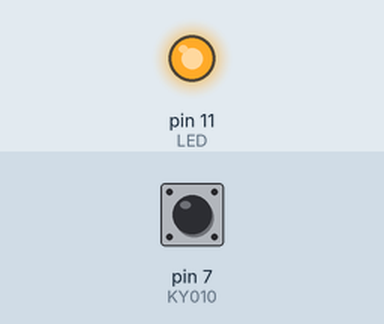
Bench run of a program on a simulated Raspberry Pi (header pin numbers). Parts: output pins drawn as LEDs (lit = HIGH). The test bench sets the inputs (shaded band); at power-on: pin 7 (KY010) HIGH. What the program prints to the terminal is not drawn.

Above: at 1.2 s.
1.3 s: pin 7 (KY010) pulled LOW for 0.15 s
At 2.1 s:
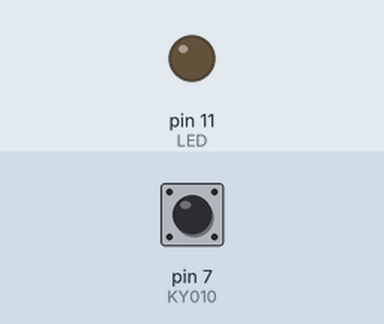
2.9 s: pin 7 (KY010) pulled LOW for 3.2 s
At 3.8 s:
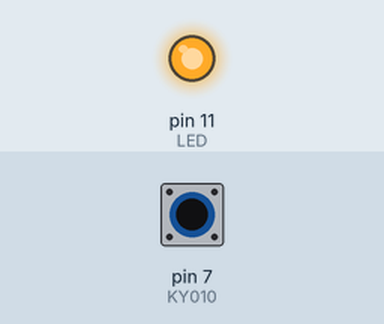
Timing chart, 0 to 7.6 s (numbered marks = the images above; inputs shaded):
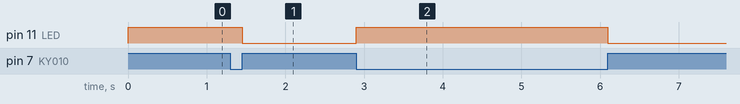

Measured:
- after the input at 1.3 s, pin 11 (LED): HIGH → LOW after 0.15 s
- after the input at 2.9 s, pin 11 (LED): LOW → HIGH at once, → LOW 3.2 s later

The program:

12_ky010_photointerruptor.py
```python
import RPi.GPIO as GPIO
import time


KY010 = 7
LED = 11


def toggle_led(null):  # Function to toggle LED on/off when beam is blocked
    if GPIO.input(KY010):
        GPIO.output(LED, GPIO.LOW)  # If beam is blocked, turn LED down
    else:
        GPIO.output(LED, GPIO.HIGH)  # If beam is not blocked, turn LED on


GPIO.setmode(GPIO.BOARD)
GPIO.setup(KY010, GPIO.IN, pull_up_down=GPIO.PUD_UP)
GPIO.setup(LED, GPIO.OUT, initial=GPIO.HIGH)

# When the beam is blocked/unblocked call the function to turn LED on/off
GPIO.add_event_detect(KY010, GPIO.BOTH, callback=toggle_led, bouncetime=100)

print("Use CTRL+C to exit.")

try:
    while True:
        time.sleep(1)
except KeyboardInterrupt:
    GPIO.cleanup()
```
